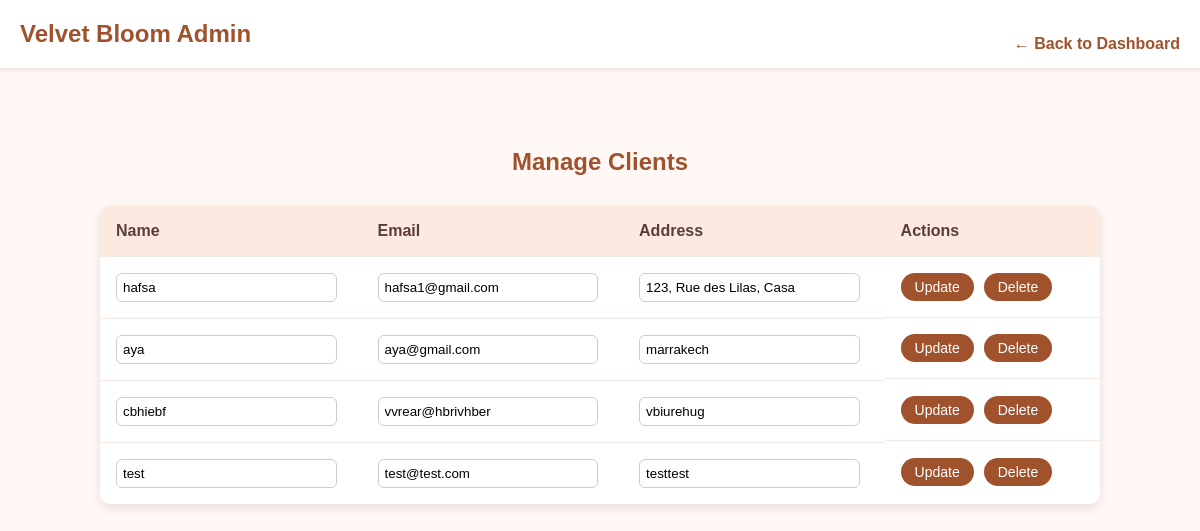
Page /manage_clients.php (signed in) on the committed database.
### tables this page shows
CREATE TABLE `client` (
  `id_client` int(11) NOT NULL,
  `nom` varchar(100) NOT NULL,
  `email` varchar(100) NOT NULL,
  `adresse` varchar(255) NOT NULL,
  `password` varchar(255) NOT NULL
);

### manage_clients.php (the view, shortened to what this page needs)
<?php
$conn = new mysqli("localhost", "root", "", "VelvetBloom_db");
$clients = $conn->query("SELECT * FROM client");
?>
<!DOCTYPE html>
<html lang="en">
<head>
</head>
<body>
<div class="navbar">
  <div class="logo">Velvet Bloom Admin</div>
  <a href="admin_dashboard.php" class="back-link">← Back to Dashboard</a>
</div>
<div class="container">
  <h2>Manage Clients</h2>
  <table>
    <tr>
      <th>Name</th>
      <th>Email</th>
      <th>Address</th>
      <th>Actions</th>
    </tr>
    <?php while($client = $clients->fetch_assoc()): ?>
      <tr>
        <form method="POST">
          <td><input type="text" name="nom" value="<?= htmlspecialchars($client['nom']) ?>"></td>
          <td><input type="email" name="email" value="<?= htmlspecialchars($client['email']) ?>"></td>
          <td><input type="text" name="adresse" value="<?= htmlspecialchars($client['adresse']) ?>"></td>
          <td class="actions">
            <button type="submit" name="update_client">Update</button>
            <a href="manage_clients.php?delete=<?= $client['id_client'] ?>" onclick="return confirm('Are you sure?')">Delete</a>
          </td>
        </form>
      </tr>
    <?php endwhile; ?>
  </table>
</div>
</body>
</html>

### manage_clients.php (style rules this page uses)
body { font-family: 'Poppins', sans-serif; background-color: #fff8f4; margin: 0; padding: 0; }
.navbar { background-color: #ffffff; padding: 15px 20px; box-shadow: 0 2px 4px rgba(0,0,0,0.1); display: flex; justify-content: space-between; align-items: center; }
.navbar .logo { color: #a0522d; font-size: 24px; font-weight: bold; }
.container { max-width: 1000px; margin: 40px auto; padding: 20px; }
h2 { color: #a0522d; text-align: center; margin-bottom: 30px; }
table { width: 100%; border-collapse: collapse; background: #fff; box-shadow: 0 4px 12px rgba(0,0,0,0.1); border-radius: 10px; overflow: hidden; }
th, td { padding: 16px; border-bottom: 1px solid #f3eae6; text-align: left; }
th { background-color: #fce9e0; color: #5a3e36; }
tr:last-child td { border-bottom: none; }
input[type="text"], input[type="email"] { width: 90%; padding: 6px; border: 1px solid #ccc; border-radius: 6px; font-family: 'Poppins', sans-serif; }
.actions { display: flex; gap: 10px; }
.actions button, .actions a { background-color: #a0522d; color: white; padding: 6px 14px; border: none; border-radius: 20px; text-decoration: none; font-size: 14px; cursor: pointer; transition: background-color 0.3s; }
form { display: flex; align-items: center; gap: 10px; }
.back-link { display: inline-block; margin-top: 20px; text-decoration: none; font-weight: bold; color: #a0522d; }

### rows in the picture
client: nom "hafsa", email "hafsa1@gmail.com", adresse "123, Rue des Lilas, Casa"
client: nom "aya", email "aya@gmail.com", adresse "marrakech"
client: nom "cbhiebf", email "vvrear@hbrivhber", adresse "vbiurehug"
client: nom "test", email "test@test.com", adresse "testtest"
